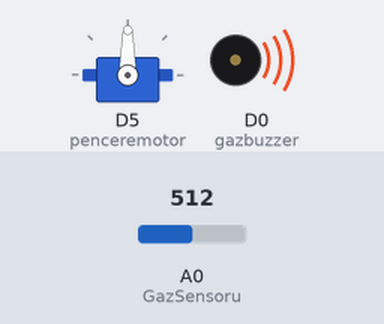
This sketch was run on a simulated ESP8266 (NodeMCU). Shown: servo, buzzer (waves = sounding). Inputs (shaded band) come from the test bench; at power-on: A0 (GazSensoru) = 512. WiFi joins after 1.5 s; servers stay silent unless stated; what the sketch prints to the serial monitor is not drawn.

Above: at 3.0 s.
3.1 s: A0 (GazSensoru) set to 388
6.6 s: A0 (GazSensoru) set to 373
At 7.6 s:
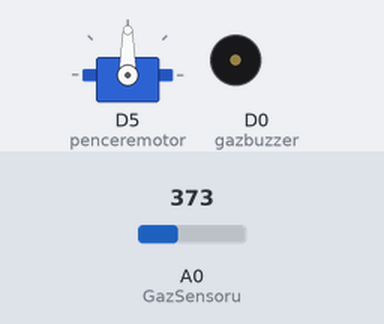
8.1 s: A0 (GazSensoru) set to 390
At 12.1 s:
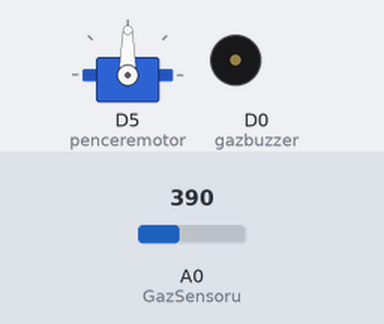
12.2 s: A0 (GazSensoru) set to 370
At 12.8 s:
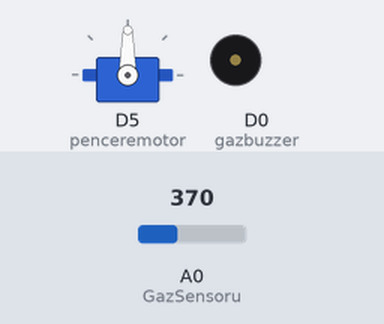
Timing chart, 0 to 14.7 s (numbered marks = the images above; inputs shaded):
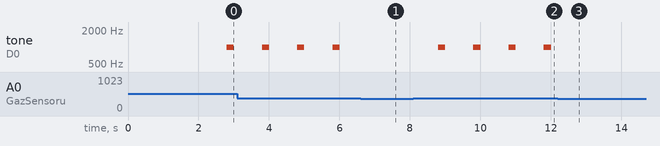

Measured:
- the behaviour switches between 381 and 380 on A0 (GazSensoru) (found by bisection; images 0 and 1)
- after the input at 6.6 s, tone on D0 (gazbuzzer): stops changing and stays silent
- after the input at 8.1 s, tone on D0 (gazbuzzer): alternates 1000 Hz for 0.20 s and silent for 0.80 s, starting after 0.70 s
- after the input at 12.2 s, tone on D0 (gazbuzzer): stops changing and stays silent
- by itself, tone on D0 (gazbuzzer): alternates 1000 Hz for 0.20 s and silent for 0.80 s

The sketch:

GAZ_BLYNK.ino
```cpp
// GAZ SENSORU SAYESINDE ODADAKI GAZ ALGILANINCA ALARMIN ÇALIŞMASI,TELEFONA BİLDİRİMİN GELMESİ  VE PENCERELERIN AÇIMASI

//Gerekli kütüphanelerın tanımlanması
#include <ESP8266WiFi.h> // nodemcu esp8266 wifi modulu kutuphanesı
#include <BlynkSimpleEsp8266.h> // blynk uygulaması için kütüphane
#define BLYNK_PRINT Serial
#include<Servo.h> // Servo motor(SG90) kütüphanesi

/*************************************************************************************************************************************/

char auth[] = "******************"; //blynk uygulamasının tokenı

char ssid[] = "*******************"; //Baglanılan wifi ssid

char pass[] = "********************"; //wifi sifre

/*************************************************************************************************************************************/

BlynkTimer timer;// timer adında bir nesne oluşturuldu.
Servo penceremotor; //penceremotor adındaki nesne pencereyi hareket ettirmek için tanımlandı

int GazSensoru = A0; // GazSensoru degiskeni A0 pinine ayarlandı
int data = 0; //data degiskenine 0 degeri verildi
int gazbuzzer = D0; // gazbuzzer D0 pini olarak ayarlandı

/*************************************************************************************************************************************/

void getSendData() //getSendData adında fonksiyon olusturuldu veriler okunup uygulamaya gonderiliyor
{
     data = analogRead(GazSensoru); //GazSensoru den okunan deger data ya aktarıldı
     Blynk.virtualWrite(V4, data); //blynk uygulamasında gelen gaz mıktarını ogrenmek ıcın ,ona gore esik degerini ayarlıyoruz

       if (data > 380) //veri 370 dan buyukse if in içine girer
       {
         Serial.print("gaz var!"); // arduınonun serial port ekranında uyarı gelecek
         Blynk.notify("Dikkat !!! Gaz Çıkışı var !"); // uygulamadan "Dikkat !!! Gaz Çıkışı var !" şeklinde  uyarı mesajı alınacak
         penceremotor.write(90); //180 derecelik açı ile servo hareket edecek ve pencere acılacak

         tone(gazbuzzer, 1000, 200);// alarm olarak kullanılan buzzerın ses tonları ayarlandı
       }

       else // veri 370 dan buyuk degılse else in içine girecek
       {
         noTone(gazbuzzer); //alarm çalışmayacak
       }
}

/*************************************************************************************************************************************/

void setup() //setup içine 1 kez girilir.
{
  Serial.begin(9600); //Serial Monitor 9600 bound olarak baslatıldı
  Blynk.begin(auth, ssid, pass); // yukarıda verilen auth ,ssid,pass degerleri sırasıyla gelecek.
  pinMode(gazbuzzer ,OUTPUT); // gazbuzzer cikis pini  yapıldı
  penceremotor.attach(14); // servo motor D5 pini olarak ayarlandı

 timer.setInterval(1000L, getSendData);// Saniyede 1 defa getSendData fonksiyonu çağırılacak

}
 /*************************************************************************************************************************************/

void loop()
{
  timer.run(); //timer calısacak
  Blynk.run(); // tum etkinlikler blynk uygulaması ile çalısacak
}
```
